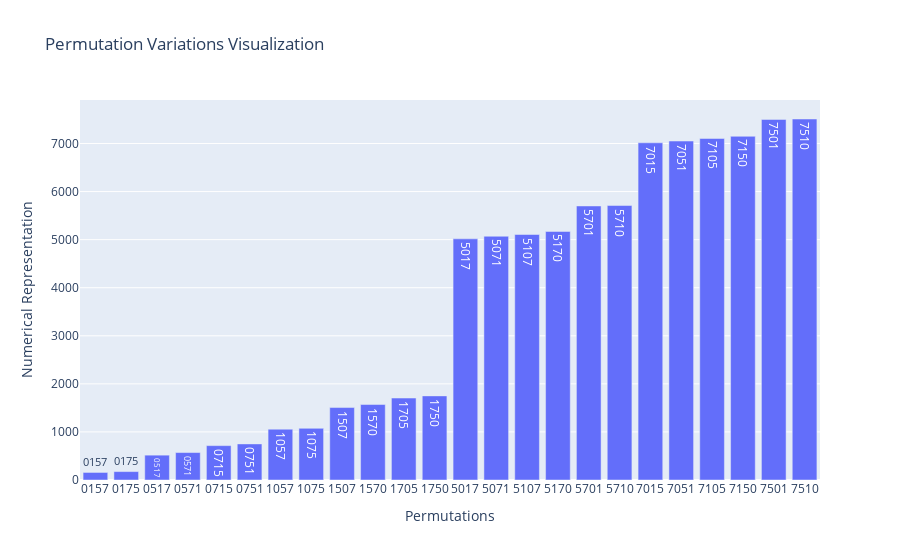

The cell this chart's notebook holds for it:
### Code cell
import itertools
import plotly.graph_objects as go

def visualize_permutations(arr):
    perms = sorted(list(itertools.permutations(arr)))
    perm_labels = [''.join(map(str, p)) for p in perms]
    perm_values = [int(label) for label in perm_labels]
    
    fig = go.Figure()
    fig.add_trace(go.Bar(x=perm_labels, y=perm_values, text=perm_labels, textposition='auto'))
    
    fig.update_layout(
        title="Permutation Variations Visualization",
        xaxis_title="Permutations",
        yaxis_title="Numerical Representation",
        xaxis=dict(tickmode='array', tickvals=list(range(len(perm_labels))), ticktext=perm_labels)
    )
    
    fig.show()

# Example usage
visualize_permutations([1, 7, 5, 0])

### Figure 1 — Plotly figure (JSON) as saved in the notebook; plotly's stock layout.template omitted (floating-point values rounded to 4 significant figures)
{"data": [{"text": ["0157", "0175", "0517", "0571", "0715", "0751", "1057", "1075", "1507", "1570", "1705", "1750", "5017", "5071", "5107", "5170", "5701", "5710", "7015", "7051", "7105", "7150", "7501", "7510"], "textposition": "auto", "type": "bar", "x": ["0157", "0175", "0517", "0571", "0715", "0751", "1057", "1075", "1507", "1570", "1705", "1750", "5017", "5071", "5107", "5170", "5701", "5710", "7015", "7051", "7105", "7150", "7501", "7510"], "y": [157, 175, 517, 571, 715, 751, 1057, 1075, 1507, 1570, 1705, 1750, 5017, 5071, 5107, 5170, 5701, 5710, 7015, 7051, 7105, 7150, 7501, 7510]}], "layout": {"title": {"text": "Permutation Variations Visualization"}, "xaxis": {"tickmode": "array", "ticktext": ["0157", "0175", "0517", "0571", "0715", "0751", "1057", "1075", "1507", "1570", "1705", "1750", "5017", "5071", "5107", "5170", "5701", "5710", "7015", "7051", "7105", "7150", "7501", "7510"], "tickvals": [0, 1, 2, 3, 4, 5, 6, 7, 8, 9, 10, 11, 12, 13, 14, 15, 16, 17, 18, 19, 20, 21, 22, 23], "title": {"text": "Permutations"}}, "yaxis": {"title": {"text": "Numerical Representation"}}}}
